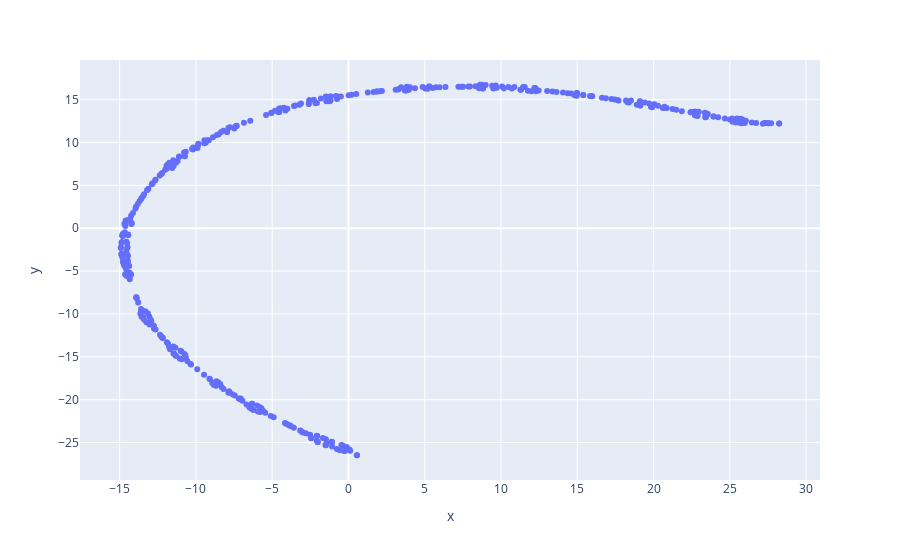

The code cell stored with this chart in its notebook:
### Code cell
fig = px.scatter(df, 
             x='x', 
             y="y", 
             hover_name=df.index)
fig.show()

### Figure 1 — Plotly figure (JSON) as saved in the notebook; plotly's stock layout.template omitted (floating-point values rounded to 4 significant figures; data arrays with more than 128 entries replaced by an {"elided": "..."} marker saying what was removed)
{"data": [{"hovertemplate": "<b>%{hovertext}</b><br><br>x=%{x}<br>y=%{y}<extra></extra>", "hovertext": {"elided": "399 str values"}, "legendgroup": "", "marker": {"color": "#636efa", "symbol": "circle"}, "mode": "markers", "name": "", "orientation": "v", "showlegend": false, "type": "scatter", "x": {"elided": "399 float values"}, "xaxis": "x", "y": {"elided": "399 float values"}, "yaxis": "y"}], "layout": {"legend": {"tracegroupgap": 0}, "margin": {"t": 60}, "xaxis": {"anchor": "y", "domain": [0, 1], "title": {"text": "x"}}, "yaxis": {"anchor": "x", "domain": [0, 1], "title": {"text": "y"}}}}
